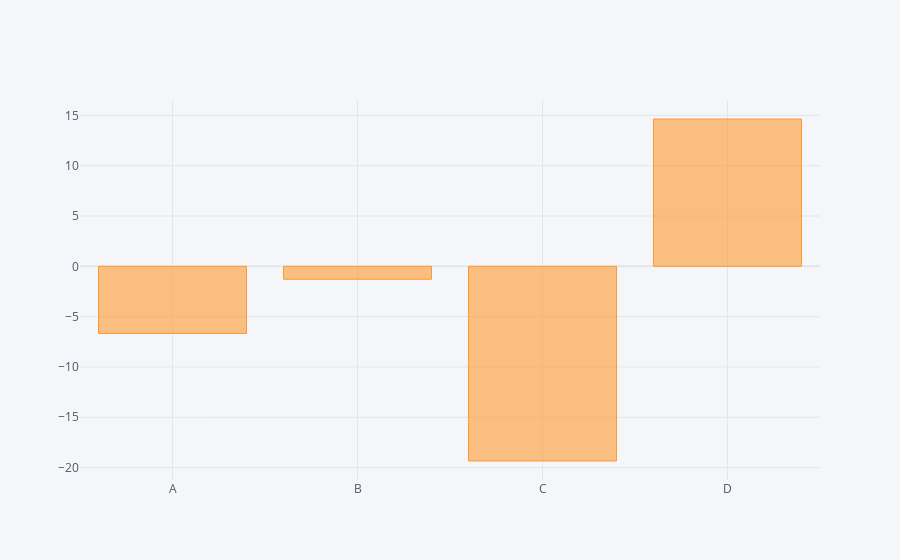

Notebook code for this chart:
### Code cell
df1.sum().iplot(kind='bar')

### Figure 1 — Plotly figure (JSON) as saved in the notebook; plotly's stock layout.template omitted (floating-point values rounded to 4 significant figures)
{"data": [{"marker": {"color": "rgba(255, 153, 51, 0.6)", "line": {"color": "rgba(255, 153, 51, 1.0)", "width": 1}}, "name": "None", "orientation": "v", "text": "", "type": "bar", "x": ["A", "B", "C", "D"], "y": [-6.672, -1.284, -19.35, 14.64]}], "layout": {"legend": {"bgcolor": "#F5F6F9", "font": {"color": "#4D5663"}}, "paper_bgcolor": "#F5F6F9", "plot_bgcolor": "#F5F6F9", "title": {"font": {"color": "#4D5663"}}, "xaxis": {"gridcolor": "#E1E5ED", "showgrid": true, "tickfont": {"color": "#4D5663"}, "title": {"font": {"color": "#4D5663"}, "text": ""}, "zerolinecolor": "#E1E5ED"}, "yaxis": {"gridcolor": "#E1E5ED", "showgrid": true, "tickfont": {"color": "#4D5663"}, "title": {"font": {"color": "#4D5663"}, "text": ""}, "zerolinecolor": "#E1E5ED"}}}
